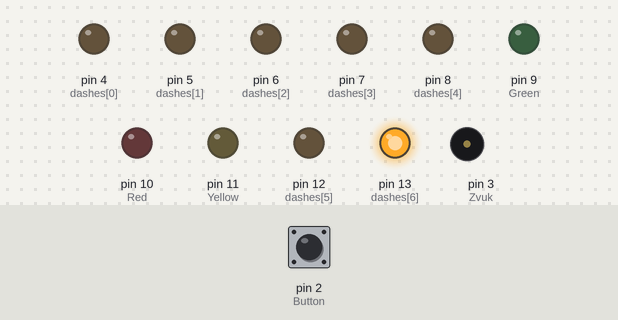
Bench run of a program on a simulated Arduino Uno, built with avr-gcc and run on an emulated ATmega328P. Shown: output pins drawn as LEDs (lit = HIGH), buzzer (waves = sounding). The inputs (shaded band) are chosen by the test bench; at power-on: pin 2 (Button) LOW.

Above: at 1.2 s.
1.3 s: pin 2 (Button) pulled HIGH for 0.15 s
At 1.4 s:
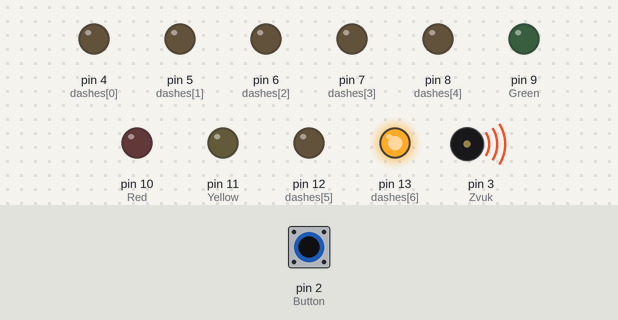
At 2.1 s:
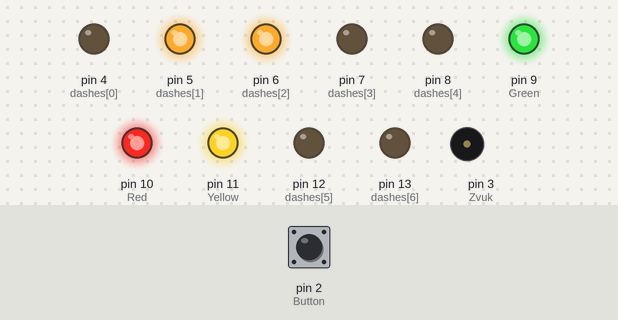
3.0 s: pin 2 (Button) pulled HIGH for 1 s
At 3.15 s:
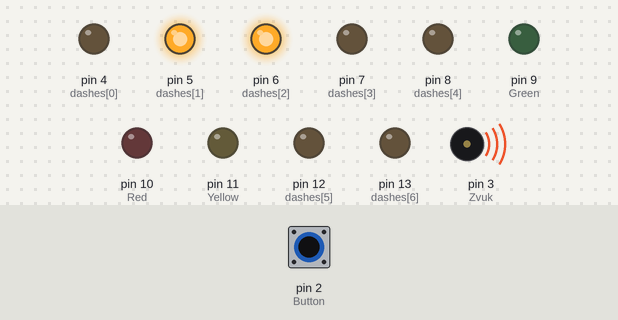
6.0 s: pin 2 (Button) pulled HIGH for 0.15 s
At 6.15 s:
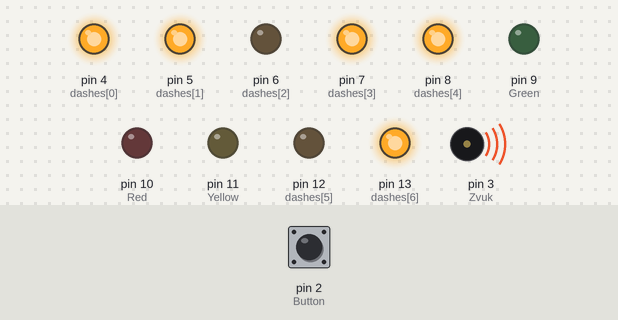
9.0 s: pin 2 (Button) pulled HIGH for 3.2 s
13.7 s: pin 2 (Button) pulled HIGH for 0.15 s
Timing chart, 0 to 13.9 s (numbered marks = the images above; inputs shaded):
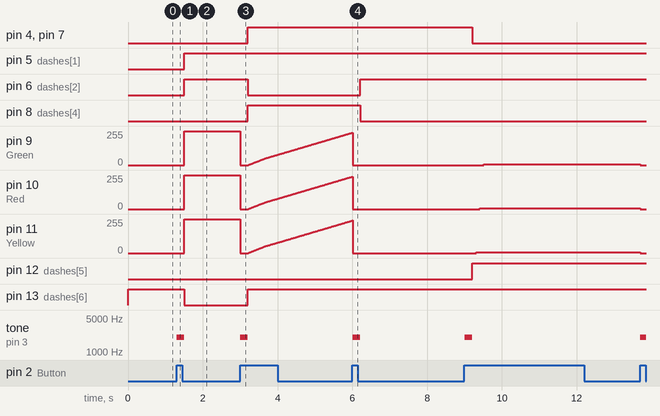

The program:

main.cpp
```cpp
#include <Arduino.h>

const int Yellow = 11;
const int Red = 10;
const int Green = 9;
const int Zvuk = 3;
const int Button = 2;

const int YRG[3]  = {11, 10, 9}; //порты по цветам лампочек

const int D = 7; //кол-во выходов, подключенных к индикатору
const int R = 7; //кол-во режимов мигания(включая выкл.)

const int dashes[D] = {4, 5, 6, 7, 8, 12, 13
}; // семисегментный индикатор, порты A, B, C, D, E, F, G
const int images[R+1][D]={ //что показывать для каждого режима на семисегментном индикаторе
  {0,0,0,0,0,0,0}, //обнулить
  {0,0,0,0,0,0,1}, //-
  {0,1,1,0,0,0,0}, //1
  {1,1,0,1,1,0,1}, //2
  {1,1,1,1,0,0,1}, //3
  {0,1,1,0,0,1,1}, //4
  {1,0,1,1,0,1,1}, //5
  {1,0,1,1,1,1,1} //6
};


int light_mode=0; //режим мигания от 0 до 6
boolean lastButton = LOW; //для устранения дребезга контактов
boolean currentButton = LOW; // /\ тоже


void change_img(int n){ //меняет изображение на семисегментном индикаторе в зависимости от n (номера режима), n=-1 всё обнуляет
    for(int i=0; i<D; i++) digitalWrite(dashes[i], (images[n+1][i]==1)?(HIGH):(LOW));
}

boolean debounce(boolean last){ //устранение дребезга контактов кнопки (задержка на 5мс)
  boolean current = digitalRead(Button);
  if(last!=current){
    delay(5);
    current = digitalRead(Button);
  }
  return current;
}

int stop(){ // если не проверять нажатие кнопки на каждом изменении яркости светодиода, то придется, зажимая кнопку, ждать, пока цикл изменения яркости закончится
  int flag = 0; //менять ли режим мигания
  currentButton = debounce(lastButton);
  if(lastButton == LOW && currentButton==HIGH){
    flag = 1;
  }
  lastButton = currentButton;
  return flag;
}

int range_light(int my_delay, int plus){
  int i=0, j0, j;
  for(j0=0;j0<3;j0++){
      j = YRG[j0];
      for(;i<256;i+=plus){
        analogWrite(j,i);
        if(stop()==1) return 1;
        delay(my_delay);
      }
      for(i=255;i>0;i-=plus){
        analogWrite(j,i);
        if(stop()==1) return 1;
        delay(my_delay);
      }
  }
  return 0;
}

int stay_light(){
  int i=0, j0, j;
  for(;i<256;i++) for(j0=0;j0<3;j0++){
    j = YRG[j0];
    analogWrite(j,i);
    if(stop()==1) return 1;
    delay(1);
  }
  for(i=255;i>0;i--) for(j0=0;j0<3;j0++){
    j = YRG[j0];
    analogWrite(j,i);
    if(stop()==1) return 1;
    delay(1);
  }
  return 0;
}

int stay_long_light(){
  int i=0, j0, j;
  for(;i<256;i++) for(j0=0;j0<3;j0++){
    j = YRG[j0];
    analogWrite(j,i);
    if(stop()==1) return 1;
    delay((i>50)?(4):(3));
  }
  for(i=255;i>0;i--) for(j0=0;j0<3;j0++){
    j = YRG[j0];
    analogWrite(j,i);
    if(stop()==1) return 1;
    delay((i>50)?(4):(3));
  }
  return 0;
}

int light(){
  int j;
  for(int j0=0;j0<3;j0++){
    j = YRG[j0];
    if(stop()==1) return 1;
    digitalWrite(j,HIGH);
  }
  return 0;
}

int unlight(){
  int j;
  for(int j0=0;j0<3;j0++){
    j = YRG[j0];
    if(stop()==1) return 1;
    digitalWrite(j,LOW);
  }
  return 0;
}


void setup() {
  pinMode(Green, OUTPUT);
  pinMode(Red, OUTPUT);
  pinMode(Yellow, OUTPUT);
  pinMode(Zvuk, OUTPUT);
  pinMode(Button, INPUT);
  for(int i=0; i<D; i++) pinMode(dashes[i], OUTPUT);
    change_img(0);
}


void loop() {
  int push = 0;
  switch(light_mode){
    case(0): push = unlight(); break; //все огоньки не горят
    case(1): push = light(); break; //все огоньки горят
    case(2): push = stay_long_light(); break; //все вместе огоньки подолгу горят и потухают
    case(3): push = stay_light(); break; //все вместе огоньки быстро мигают
    case(4): push = range_light(1,5); break; //огоньки поочереди быстро мигают
    case(5): push = range_light(1,1); break; //огоньки поочереди средне быстро мигают
    case(6): push = range_light(5,1); break; //огоньки поочереди медленно мигают
  }
  if(push == 1){
    if(light_mode<6) light_mode++; else light_mode=0;
    unlight();
    tone(Zvuk,2000);
    delay(200);
    noTone(Zvuk); //выдали звук частотой 2К ГЦ на 0,2 с.
    change_img(-1);
    change_img(light_mode); //поменяли вывод на семисегментном индикаторе
  }
}
```

Measured:
- after the input at 1.3 s, pin 5 (dashes[1]), pin 6 (dashes[2]): LOW → HIGH after 0.21 s; pin 9 (Green), pin 10 (Red), pin 11 (Yellow): 0/255 → 255/255 after 0.21 s; pin 13 (dashes[6]): HIGH → LOW after 0.21 s; tone on pin 3 (Zvuk): silent → 2000 Hz at once, → silent 0.20 s later
- after the input at 3.0 s, pin 4 (dashes[0]), pin 7 (dashes[3]), pin 8 (dashes[4]), pin 13 (dashes[6]): LOW → HIGH after 0.21 s; pin 6 (dashes[2]): HIGH → LOW after 0.21 s; tone on pin 3 (Zvuk): silent → 2000 Hz at once, → silent 0.20 s later
- after the input at 6.0 s, pin 6 (dashes[2]): LOW → HIGH after 0.21 s; pin 8 (dashes[4]): HIGH → LOW after 0.21 s; tone on pin 3 (Zvuk): silent → 2000 Hz at once, → silent 0.20 s later
